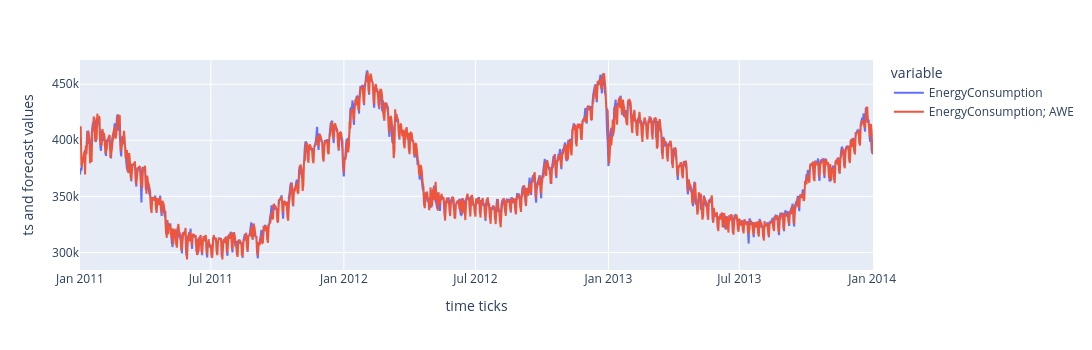

Notebook code cell kept with this figure:
### Code cell
FRC_ts = build_forecast(h=1, ts=ts[['EnergyConsumption']].loc[ts.index], alg_name = "AdditiveWintersExponentialSmoothing", alg_title = "AWE",params = [{'alpha':0.9, 'gamma':0.1, 'seasonality_period':7}])
plot_ts_forecast(ts[['EnergyConsumption']].loc[ts.index], FRC_ts["AWE {'alpha': 0.9, 'gamma': 0.1, 'seasonality_period': 7}"]
               , ts_num=0, alg_title="AWE")

### Figure 1 — Plotly figure (JSON) as saved in the notebook; plotly's stock layout.template omitted (floating-point values rounded to 4 significant figures; data arrays with more than 128 entries replaced by an {"elided": "..."} marker saying what was removed)
{"data": [{"hovertemplate": "variable=EnergyConsumption<br>index=%{x}<br>value=%{y}<extra></extra>", "legendgroup": "EnergyConsumption", "line": {"color": "#636efa", "dash": "solid"}, "marker": {"symbol": "circle"}, "mode": "lines", "name": "EnergyConsumption", "showlegend": true, "type": "scattergl", "x": {"elided": "1098 str values"}, "xaxis": "x", "y": {"elided": "1098 float values"}, "yaxis": "y"}, {"hovertemplate": "variable=EnergyConsumption; AWE<br>index=%{x}<br>value=%{y}<extra></extra>", "legendgroup": "EnergyConsumption; AWE", "line": {"color": "#EF553B", "dash": "solid"}, "marker": {"symbol": "circle"}, "mode": "lines", "name": "EnergyConsumption; AWE", "showlegend": true, "type": "scattergl", "x": {"elided": "1098 str values"}, "xaxis": "x", "y": {"elided": "1098 float values"}, "yaxis": "y"}], "layout": {"height": 350, "legend": {"title": {"text": "variable"}, "tracegroupgap": 0}, "margin": {"t": 60}, "title": {"text": ""}, "width": 1300, "xaxis": {"anchor": "y", "domain": [0, 1], "title": {"text": "time ticks"}}, "yaxis": {"anchor": "x", "domain": [0, 1], "title": {"text": "ts and forecast values"}}}}
